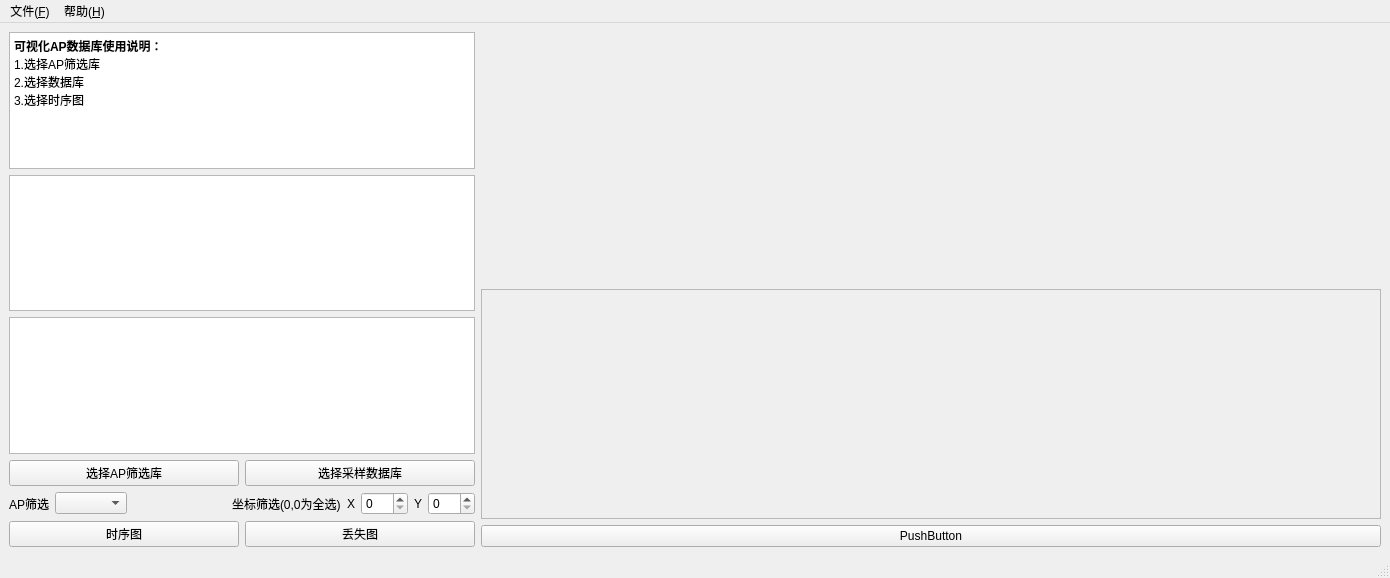
<?xml version="1.0" encoding="UTF-8"?>
<ui version="4.0">
 <class>MainWindow</class>
 <widget class="QMainWindow" name="MainWindow">
  <property name="geometry">
   <rect>
    <x>0</x>
    <y>0</y>
    <width>1390</width>
    <height>578</height>
   </rect>
  </property>
  <property name="windowTitle">
   <string>RSSI展示器Beta1.0</string>
  </property>
  <widget class="QWidget" name="centralwidget">
   <layout class="QHBoxLayout" name="horizontalLayout_2">
    <item>
     <layout class="QVBoxLayout" name="verticalLayout">
      <item>
       <widget class="QTextBrowser" name="textBrowser">
        <property name="html">
         <string>&lt;!DOCTYPE HTML PUBLIC &quot;-//W3C//DTD HTML 4.0//EN&quot; &quot;http://www.w3.org/TR/REC-html40/strict.dtd&quot;&gt;
&lt;html&gt;&lt;head&gt;&lt;meta name=&quot;qrichtext&quot; content=&quot;1&quot; /&gt;&lt;style type=&quot;text/css&quot;&gt;
p, li { white-space: pre-wrap; }
&lt;/style&gt;&lt;/head&gt;&lt;body style=&quot; font-family:'SimSun'; font-size:9pt; font-weight:400; font-style:normal;&quot;&gt;
&lt;p style=&quot; margin-top:0px; margin-bottom:0px; margin-left:0px; margin-right:0px; -qt-block-indent:0; text-indent:0px;&quot;&gt;&lt;span style=&quot; font-weight:600;&quot;&gt;可视化AP数据库使用说明：&lt;/span&gt;&lt;/p&gt;
&lt;p style=&quot; margin-top:0px; margin-bottom:0px; margin-left:0px; margin-right:0px; -qt-block-indent:0; text-indent:0px;&quot;&gt;1.选择AP筛选库&lt;/p&gt;
&lt;p style=&quot; margin-top:0px; margin-bottom:0px; margin-left:0px; margin-right:0px; -qt-block-indent:0; text-indent:0px;&quot;&gt;2.选择数据库&lt;/p&gt;
&lt;p style=&quot; margin-top:0px; margin-bottom:0px; margin-left:0px; margin-right:0px; -qt-block-indent:0; text-indent:0px;&quot;&gt;3.选择时序图&lt;/p&gt;&lt;/body&gt;&lt;/html&gt;</string>
        </property>
       </widget>
      </item>
      <item>
       <widget class="QTableWidget" name="tableWidgetAp"/>
      </item>
      <item>
       <widget class="QTableWidget" name="tableWidgetLoc"/>
      </item>
      <item>
       <layout class="QHBoxLayout" name="horizontalLayout_4">
        <item>
         <widget class="QPushButton" name="pushButton">
          <property name="text">
           <string>选择AP筛选库</string>
          </property>
         </widget>
        </item>
        <item>
         <widget class="QPushButton" name="pushButton_2">
          <property name="text">
           <string>选择采样数据库</string>
          </property>
         </widget>
        </item>
       </layout>
      </item>
      <item>
       <layout class="QHBoxLayout" name="horizontalLayout_5">
        <property name="rightMargin">
         <number>0</number>
        </property>
        <item>
         <widget class="QLabel" name="label_4">
          <property name="text">
           <string>AP筛选</string>
          </property>
         </widget>
        </item>
        <item>
         <widget class="QComboBox" name="comboBox">
          <property name="iconSize">
           <size>
            <width>40</width>
            <height>20</height>
           </size>
          </property>
         </widget>
        </item>
        <item>
         <spacer name="horizontalSpacer">
          <property name="orientation">
           <enum>Qt::Horizontal</enum>
          </property>
          <property name="sizeType">
           <enum>QSizePolicy::Expanding</enum>
          </property>
          <property name="sizeHint" stdset="0">
           <size>
            <width>240</width>
            <height>20</height>
           </size>
          </property>
         </spacer>
        </item>
        <item>
         <widget class="QLabel" name="label_3">
          <property name="text">
           <string>坐标筛选(0,0为全选)</string>
          </property>
         </widget>
        </item>
        <item alignment="Qt::AlignRight">
         <widget class="QLabel" name="label">
          <property name="text">
           <string>X</string>
          </property>
         </widget>
        </item>
        <item>
         <widget class="QSpinBox" name="spinBoxX">
          <property name="maximum">
           <number>999</number>
          </property>
         </widget>
        </item>
        <item alignment="Qt::AlignRight">
         <widget class="QLabel" name="label_2">
          <property name="text">
           <string>Y</string>
          </property>
         </widget>
        </item>
        <item>
         <widget class="QSpinBox" name="spinBoxY">
          <property name="maximum">
           <number>999</number>
          </property>
         </widget>
        </item>
       </layout>
      </item>
      <item>
       <layout class="QHBoxLayout" name="horizontalLayout_3">
        <property name="rightMargin">
         <number>0</number>
        </property>
        <property name="bottomMargin">
         <number>0</number>
        </property>
        <item>
         <widget class="QPushButton" name="pushButton_time">
          <property name="text">
           <string>时序图</string>
          </property>
         </widget>
        </item>
        <item>
         <widget class="QPushButton" name="pushButton_3">
          <property name="text">
           <string>丢失图</string>
          </property>
         </widget>
        </item>
       </layout>
      </item>
     </layout>
    </item>
    <item>
     <layout class="QVBoxLayout" name="verticalLayout_2">
      <item>
       <spacer name="horizontalSpacer_2">
        <property name="orientation">
         <enum>Qt::Horizontal</enum>
        </property>
        <property name="sizeType">
         <enum>QSizePolicy::Fixed</enum>
        </property>
        <property name="sizeHint" stdset="0">
         <size>
          <width>900</width>
          <height>20</height>
         </size>
        </property>
       </spacer>
      </item>
      <item>
       <widget class="QWidget" name="widget" native="true"/>
      </item>
      <item>
       <widget class="QFrame" name="frame">
        <property name="frameShape">
         <enum>QFrame::StyledPanel</enum>
        </property>
        <property name="frameShadow">
         <enum>QFrame::Raised</enum>
        </property>
       </widget>
      </item>
      <item>
       <widget class="QPushButton" name="pushButton_5">
        <property name="text">
         <string>PushButton</string>
        </property>
       </widget>
      </item>
     </layout>
    </item>
   </layout>
  </widget>
  <widget class="QMenuBar" name="menubar">
   <property name="geometry">
    <rect>
     <x>0</x>
     <y>0</y>
     <width>1390</width>
     <height>26</height>
    </rect>
   </property>
   <widget class="QMenu" name="menu_F">
    <property name="title">
     <string>文件(&amp;F)</string>
    </property>
    <addaction name="action_close"/>
    <addaction name="separator"/>
   </widget>
   <widget class="QMenu" name="menu">
    <property name="title">
     <string>帮助(&amp;H)</string>
    </property>
    <addaction name="action_instruction"/>
    <addaction name="separator"/>
   </widget>
   <addaction name="menu_F"/>
   <addaction name="menu"/>
  </widget>
  <widget class="QStatusBar" name="statusbar"/>
  <action name="action_close">
   <property name="checked">
    <bool>false</bool>
   </property>
   <property name="enabled">
    <bool>true</bool>
   </property>
   <property name="text">
    <string>关闭(&amp;E)</string>
   </property>
  </action>
  <action name="action_instruction">
   <property name="text">
    <string>使用说明</string>
   </property>
  </action>
  <action name="action111">
   <property name="text">
    <string>111</string>
   </property>
  </action>
 </widget>
 <resources/>
 <connections>
  <connection>
   <sender>pushButton</sender>
   <signal>clicked()</signal>
   <receiver>MainWindow</receiver>
   <slot>open_ap_list()</slot>
   <hints>
    <hint type="sourcelabel">
     <x>80</x>
     <y>472</y>
    </hint>
    <hint type="destinationlabel">
     <x>67</x>
     <y>567</y>
    </hint>
   </hints>
  </connection>
  <connection>
   <sender>pushButton_2</sender>
   <signal>clicked()</signal>
   <receiver>MainWindow</receiver>
   <slot>open_database()</slot>
   <hints>
    <hint type="sourcelabel">
     <x>406</x>
     <y>472</y>
    </hint>
    <hint type="destinationlabel">
     <x>290</x>
     <y>562</y>
    </hint>
   </hints>
  </connection>
  <connection>
   <sender>pushButton_time</sender>
   <signal>clicked()</signal>
   <receiver>MainWindow</receiver>
   <slot>show_time()</slot>
   <hints>
    <hint type="sourcelabel">
     <x>159</x>
     <y>526</y>
    </hint>
    <hint type="destinationlabel">
     <x>152</x>
     <y>547</y>
    </hint>
   </hints>
  </connection>
  <connection>
   <sender>action_close</sender>
   <signal>triggered()</signal>
   <receiver>MainWindow</receiver>
   <slot>close()</slot>
   <hints>
    <hint type="sourcelabel">
     <x>-1</x>
     <y>-1</y>
    </hint>
    <hint type="destinationlabel">
     <x>399</x>
     <y>288</y>
    </hint>
   </hints>
  </connection>
  <connection>
   <sender>action_instruction</sender>
   <signal>triggered()</signal>
   <receiver>MainWindow</receiver>
   <slot>show_instruction()</slot>
   <hints>
    <hint type="sourcelabel">
     <x>-1</x>
     <y>-1</y>
    </hint>
    <hint type="destinationlabel">
     <x>644</x>
     <y>288</y>
    </hint>
   </hints>
  </connection>
 </connections>
 <slots>
  <slot>open_ap_list()</slot>
  <slot>open_database()</slot>
  <slot>show_time()</slot>
  <slot>show_instruction()</slot>
 </slots>
</ui>
